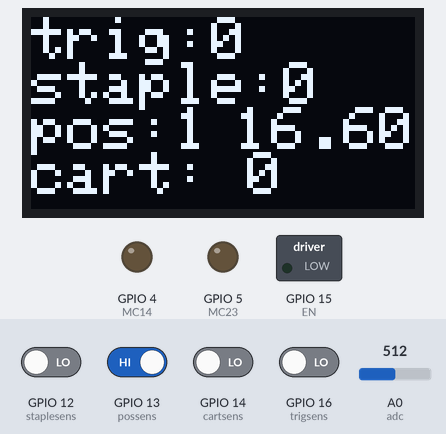
Bench run of a sketch on a simulated ESP8266 (NodeMCU). On the bench: 128×64 one-colour display, switched loads named in the sketch (green lamp = pin HIGH), output pins drawn as LEDs (lit = HIGH). Dashed ring = blinking. The inputs (shaded band) are chosen by the test bench; at power-on: GPIO 13 (possens) HIGH, GPIO 12 (staplesens), GPIO 14 (cartsens), GPIO 16 (trigsens) LOW, A0 (adc) = 512. WiFi joins after 1.5 s; servers stay silent unless stated; what the sketch prints to the serial monitor is not drawn.

Above: at 1.3 s.
1.4 s: A0 (adc) set to 716
At 2.6 s:
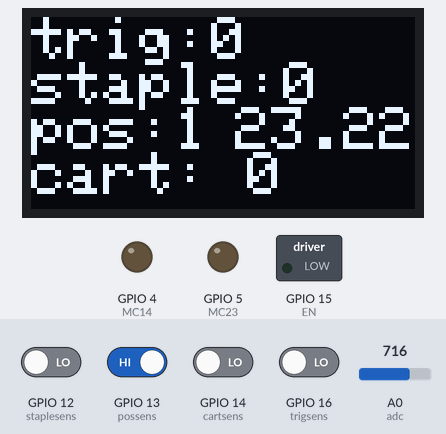
2.9 s: GPIO 16 (trigsens) driven HIGH
At 4.36 s:
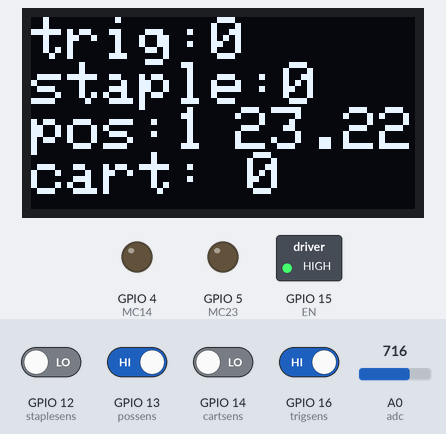
4.8 s: GPIO 13 (possens) driven LOW
7.8 s: GPIO 16 (trigsens) driven LOW
At 8.9 s:
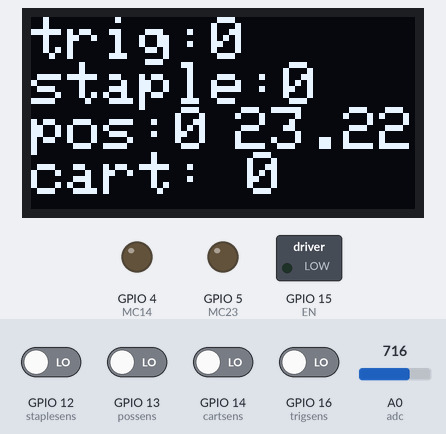
9.3 s: GPIO 12 (staplesens) driven HIGH
At 10.5 s:
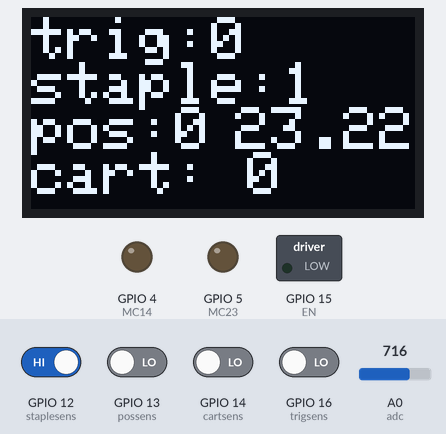
10.8 s: GPIO 14 (cartsens) driven HIGH
At 11.8 s:
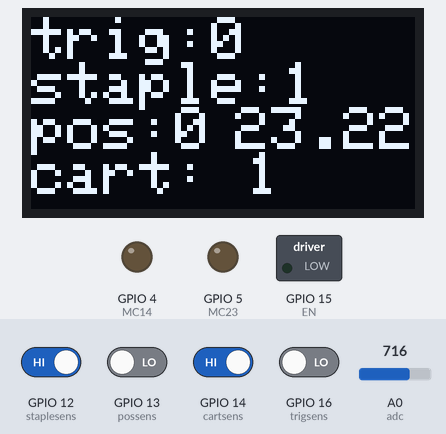
Timing chart, 0 to 13.3 s (numbered marks = the images above; inputs shaded):
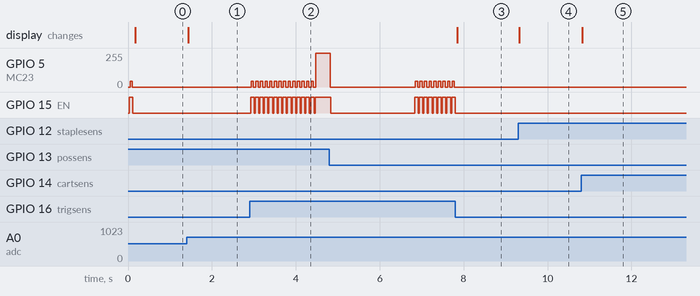

The sketch:

Heftkopf_v2.ino
```cpp
//FS: 3MB OTA: 512kB

#include <Wire.h>
#include <Adafruit_GFX.h>
#include <OakOLED.h>
#include <ESP8266WiFi.h>
#include <WiFiClient.h>
#include <ESP8266WebServer.h>
#include <ESP8266mDNS.h>
#include <WiFiUdp.h>
#include <ArduinoOTA.h>

#define trigsens 16//Trigger IR Sensor
#define staplesens 12//Klammern-vorschub Sensor im Heftkopf (ist "LOW" wenn Klammern voll)
#define possens 13//Positionssensor im Heftkopf
#define cartsens 14//Heftklammern-eingesetzt Sensor im Heftkopf (ist "LOW" wenn Heftklammern eingesetzt sind)
#define EN 15//um Motortreiber L293N zu aktivieren
#define MC23 5//Kanal 2 u. 3 an L293N
#define MC14 4//Kanal 1 u. 4 an L293N
#define adc A0//VCC messen 10k PullDown 330k PullUp

#define displayinterval 5000//Zeit in ms zwischen Display-Output
#define stapletimeout 800//Zeit in ms fuer heften
#define triggercount 14//Anzahl der registrierten Trigger impulse (Warnsignal)

unsigned long displaymillis = 0;
bool trig;
bool staple;
bool pos;
bool cart;
int triggertimer=0;
int stapletimer=0;//Timer für Zeit zum heften
double voltage;

OakOLED oled;

const char *ssid = "Heftkopf";
const char *password = "87654321";

ESP8266WebServer server(80);

const char* Hostname;//Wert in dem der Name gespeichert wird
String Hostnamestring = "HEFTKOPF-";//erster Teil des Hostnames (NODE-193B8F)
String macadress;


// the setup function runs once when you press reset or power the board
void setup() {
  // initialize digital pin LED_BUILTIN as an output.
  pinMode(trigsens, INPUT);
  pinMode(staplesens, INPUT);
  pinMode(possens, INPUT);
  pinMode(cartsens, INPUT);
  pinMode(adc,INPUT);
  pinMode(EN, OUTPUT);
  pinMode(MC23, OUTPUT);
  pinMode(MC14, OUTPUT);
  digitalWrite(EN,LOW);
  digitalWrite(MC23,LOW);
  digitalWrite(MC14,LOW);


  Serial.begin(115200);

  Wire.begin(2,0);
  oled.begin();
  oled.clearDisplay();

  setup_wifi();

  ArduinoOTA.setHostname(Hostname);
  ArduinoOTA.onStart([]() {
    String type;
    if (ArduinoOTA.getCommand() == U_FLASH) {
      type = "sketch";
    } else { // U_FS
      type = "filesystem";
    }

    // NOTE: if updating FS this would be the place to unmount FS using FS.end()
    Serial.println("Start updating " + type);
  });
  ArduinoOTA.onEnd([]() {
    Serial.println("\nEnd");
  });
  ArduinoOTA.onProgress([](unsigned int progress, unsigned int total) {
    Serial.printf("Progress: %u%%\r", (progress / (total / 100)));
  });
  ArduinoOTA.onError([](ota_error_t error) {
    Serial.printf("Error[%u]: ", error);
    if (error == OTA_AUTH_ERROR) {
      Serial.println("Auth Failed");
    } else if (error == OTA_BEGIN_ERROR) {
      Serial.println("Begin Failed");
    } else if (error == OTA_CONNECT_ERROR) {
      Serial.println("Connect Failed");
    } else if (error == OTA_RECEIVE_ERROR) {
      Serial.println("Receive Failed");
    } else if (error == OTA_END_ERROR) {
      Serial.println("End Failed");
    }
  });
  ArduinoOTA.begin();


  Serial.println("Ready");
  Serial.print("IP address: ");
  Serial.println(WiFi.localIP());

  //Test init
  motorbeep();
  delay(25);
  motorstop();
  delay(25);
  //motorforward();
  //delay(320);
  //motorstop();
}

/* Just a little test message.  Go to http://192.168.4.1 in a web browser
   connected to this access point to see it.
*/
void handleRoot() {
  server.send(200, "text/html", "<h1>You are connected</h1>");
}

// the loop function runs over and over again forever
void loop() {

 ArduinoOTA.handle();

 server.handleClient();

 trig=digitalRead(trigsens);
 staple=digitalRead(staplesens);
 pos=digitalRead(possens);
 cart=digitalRead(cartsens);

 voltage = ((analogRead(adc) / 33.0) * 1.07);//* (5.0 / 1023.0)*4.1

 Serial.println(voltage);

 if (trig==1)
  {
    while (trig==1)
     {
      triggertimer++;
      motorbeep();
      delay(25);
      motorstop();
      delay(25);

    if(triggertimer>=triggercount)//wenn der Trigger mehrfach hintereinander ausgelöst wurde wird geheftet
      {
        triggertimer=0;
        stapling();
      }

      trig=digitalRead(trigsens);
     }

     triggertimer=0;//wenn der Trigger unterbrochen wird geht er auf 0 zurück
   }
/*
 if(trig==1)
 {
  motorforward();
  delay(250);
  motorstop();
  motorbeep();
  //delay(1000);
  //motorreverse();
  //delay(1000);
 }
 else
 {
  motorstop();
 }
*/
  oled.clearDisplay();
  oled.setTextSize(2);
  oled.setTextColor(1);
  oled.setCursor(0,0);//horizontal,vertikal
  oled.print("trig:");
  oled.print(trig);
  oled.setCursor(0,15);//horizontal,vertikal
  oled.print("staple:");
  oled.print(staple);
  oled.setCursor(0,30);//horizontal,vertikal
  oled.print("pos:");
  oled.print(pos);
  oled.setCursor(0,45);//horizontal,vertikal
  oled.print("cart: ");
  oled.print(cart);
  oled.setCursor(68,30);//horizontal,vertikal
  oled.print(voltage);
  oled.display();
}

void stapling()
{
  motorforward();

  pos = digitalRead(possens);

 while(pos==0)//aus Startposition bewegen
  {
    pos = digitalRead(possens);
    delay(1);
    stapletimer++;

    if(stapletimer>=stapletimeout)
     {
      motorstop();
     }
  }
 while(pos==1)//aus Heftposition bewegen (heften)
  {
    pos = digitalRead(possens);
    delay(1);
    stapletimer++;

    if(stapletimer>=stapletimeout)
     {
      motorstop();
     }
  }

  motorstop();

  stapletimer=0;
  delay(2000);
}

void motorforward()
{
  digitalWrite(EN,HIGH);
  delay(15);
  digitalWrite(MC14,LOW);
  digitalWrite(MC23,HIGH);
  delay(15);
}

void motorreverse()
{
  digitalWrite(EN,HIGH);
  delay(15);
  digitalWrite(MC23,LOW);
  digitalWrite(MC14,HIGH);
  delay(15);
}

void motorstop()
{
  delay(15);
  digitalWrite(MC23,LOW);
  digitalWrite(MC14,LOW);
  delay(15);
  digitalWrite(EN,LOW);
}

void motorbeep()
{
  digitalWrite(EN,HIGH);
  delay(15);
  digitalWrite(MC14,LOW);
  analogWrite(MC23,45);
  delay(15);
}
/*
void setup_wifiold() {

  macadress = WiFi.macAddress();
  //Hostnamen erstsellen
  Hostnamestring = Hostnamestring + macadress.charAt(9) + macadress.charAt(10)+ macadress.charAt(12) + macadress.charAt(13) + macadress.charAt(15) + macadress.charAt(16);

  Hostname = Hostnamestring.c_str();//Hostname von String in const char umwandeln (wegen OTA)

  WiFi.mode(WIFI_STA);
  WiFi.begin(SSID, PSK);
  WiFi.hostname(Hostname);

  while (WiFi.status() != WL_CONNECTED)
    {
        delay(500);
        Serial.print(".");
    }

    Serial.println("");
    Serial.println("WiFi connected");
    Serial.println("IP address: ");
    Serial.println(WiFi.localIP());

    oled.clearDisplay();
    oled.setTextSize(2);
    oled.setTextColor(1);
    oled.setCursor(0,10);//horizontal,vertikal
    oled.print("verbunden mit:");
    oled.print(SSID);
    oled.display();
    delay(1000);
}*/

void setup_wifi() {

  macadress = WiFi.macAddress();
  //Hostnamen erstsellen
  Hostnamestring = Hostnamestring + macadress.charAt(9) + macadress.charAt(10)+ macadress.charAt(12) + macadress.charAt(13) + macadress.charAt(15) + macadress.charAt(16);

  Hostname = Hostnamestring.c_str();//Hostname von String in const char umwandeln (wegen OTA)

  Serial.println();
  Serial.print("Configuring access point...");
  WiFi.mode(WIFI_AP);
  WiFi.softAP(ssid, password);
  WiFi.hostname(Hostname);

  IPAddress myIP = WiFi.softAPIP();
  Serial.print("AP IP address: ");
  Serial.println(myIP);
  server.on("/", handleRoot);
  server.begin();
  Serial.println("HTTP server started");
}
```

Measured:
- after the input at 1.4 s, the display: changes at once (image 1)
- after the input at 2.9 s, GPIO 5 (MC23): 0/255 → 45/255 at once, then repeats every 0.11 s: 0/255 0.06 s, 45/255 0.06 s; GPIO 15 (EN): alternates HIGH for 0.09 s and LOW for 0.03 s, 29 changes in all, then stays HIGH, starting at once
- after the input at 7.8 s, GPIO 5 (MC23): stops changing and stays 0/255; GPIO 15 (EN): stops changing and stays LOW; the display: changes after 0.05 s (image 3)
- after the input at 9.3 s, the display: changes at once (image 4)
- after the input at 10.8 s, the display: changes at once (image 5)
